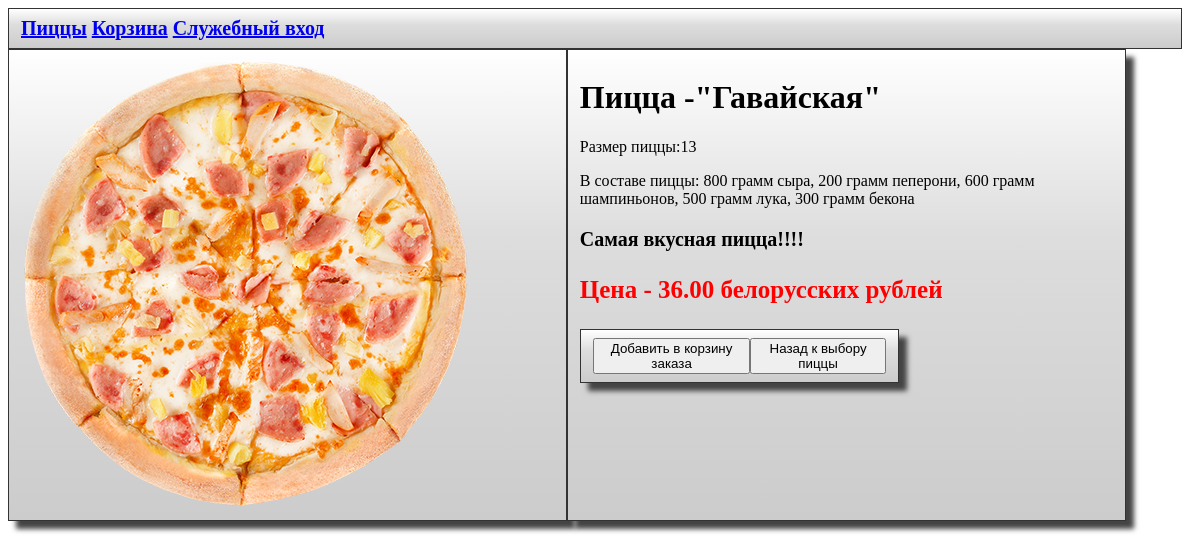
The page /pizza/Гавайская on the database its author committed.
### models.py (models this page shows)
class Recipes(db.Model):
    id_recipe = db.Column(db.Integer, primary_key=True)
    name_recipe = db.Column(db.String(50), unique=True)
    size = db.Column(db.Integer)
    cheese = db.Column(db.Integer)
    pepperoni = db.Column(db.Integer)
    mushrooms = db.Column(db.Integer)
    onions = db.Column(db.Integer)
    bacon = db.Column(db.Integer)
    price = db.Column(db.Integer)
    description = db.Column(db.Text)
    eng_name = db.Column(db.Text)

### main.py (the view)
@app.route('/pizza/<string:pizza>')
def get_pizza_interface(pizza):
    if pizza != 'favicon.ico':
        pizza = SyncORM.get_pizza(pizza)
        temp = pizza.eng_name
        path = '/media/examples/' + temp + '.png'
        return render_template('pizza.html', pizza=pizza, temp_path=path)

### ORM.py (called while the page is built)
    @staticmethod
    def get_pizza(name):
        with app.app_context():
            query = db.select(Recipes)
            result = db.session.execute(query)
            recipes = result.scalars().all()
            for i in recipes:
                if i.name_recipe == name:
                    return i

### templates/pizza.html (shortened to what this page needs)
<!DOCTYPE html>
<html>
<head>
     <link rel="stylesheet" href="{{ url_for('static', filename='style.css') }}">
    <div class="navigation">
            <div><a href="/">Пиццы</a></div>
            <div>
                <a href="/basket">Корзина</a>
             </div>
            <div>
                 {% if current_user.is_anonymous %}
                     <a href="{{ url_for('login') }}">Служебный вход</a>
                 {% else %}
                    <a href="{{ url_for('logout',  logout='logout') }}">Выйти</a>
                 {% endif %}
             </div>
    </div>
</head>
<body>
    <div class="one_pizza">
        <div class="pizza_stat">
             <img src="{{ url_for('static', filename=temp_path) }}" alt="{{pizza.name_recipe}}" />
        </div>
        <div class="pizza_stat">
            <h1>Пицца -"{{pizza.name_recipe}}"</h1>
            <p> Размер пиццы:{{ pizza.size }}</p>
            <p>В составе пиццы: {{(pizza.cheese)*100}} грамм сыра, {{pizza.pepperoni*100}} грамм пеперони,
            {{pizza.mushrooms*100}} грамм шампиньонов, {{pizza.onions*100}} грамм лука, {{pizza.bacon*100}} грамм бекона
            </p>
            <p class="description">{{ pizza.description }}</p>
             <p class="price">Цена - {{pizza.price}}.00 белорусских рублей</p>
            <div class="basket">
                <div>
                    <button onclick="redirectToUrl3()" class="button_pizza">Добавить в корзину заказа</button>
                </div>
                <div>
                    <button onclick="redirectToUrl4()" class="button_pizza">Назад к выбору пиццы</button>
                </div>
            </div>
        </div>
    </div>
</body>
</html>

### static/style.css (style rules this page uses)
body { background-image: url('/static/media/examples/wood.jpg'); }
h1 { color: black; font-size: 40px justify-content: center; font-weight: 700 }
.one_pizza { display: flex; }
.pizza_stat { width: 45%; border: 1px solid #333; box-shadow: 8px 8px 5px #444; padding: 8px 12px; background-image: linear-gradient(180deg, #fff, #ddd 40%, #ccc); }
.price { color: red; font-size: 25px; font-weight: 900; }
.description { color: black; font-size: 20px; font-weight: 600; }
.navigation { display: flex; color: black; font-size: 20px; font-weight: 600; width: 97%; border: 1px solid #333; padding: 8px 12px; background-image: linear-gradient(180deg, #fff, #ddd 40%, #ccc); gap: 5px; }
.basket { display: flex; width: 55%; border: 1px solid #333; box-shadow: 8px 8px 5px #444; padding: 8px 12px; background-image: linear-gradient(180deg, #fff, #ddd 40%, #ccc); }
.button_pizza { display: flex; width: 100%; gap: 3px; }

### rows shown on the page
Recipes: name_recipe "Гавайская", size "13", (pizza.cheese)*100 "800", pizza.pepperoni*100 "200", pizza.mushrooms*100 "600", pizza.onions*100 "500", pizza.bacon*100 "300", description "Самая вкусная пицца!!!!", price "36"
